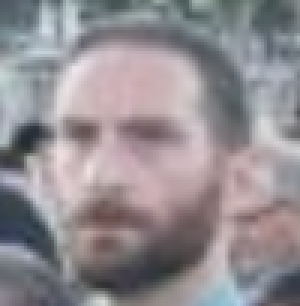
#> input picture images/wanted.png, 100 x 102 px (shown 3 times larger); the run also reads 1 picture not shown here
$ python main.py   (older library calls are emulated)
#> lines starting #> are read from the running program, lines starting #| are printed output that depends on the picture; after the words box and inside, x2 and y2 are one past the last pixel; in counts of white or black regions, pixels touching at a corner belong together
import cv2
import numpy as np

class ObjectDetector:
    def __init__(self):
        self.window_size = (64, 64)

    def blur_image(self, img, blur_size=5):
        """Smooths image to reduce noise and detail."""
        return cv2.GaussianBlur(img, (blur_size, blur_size), 0)

    def get_edge_map(self, img):
        """Extracts edges using Canny algorithm."""
        grayscale = cv2.cvtColor(img, cv2.COLOR_BGR2GRAY) if img.ndim == 3 else img
        return cv2.Canny(grayscale, 40, 120)

    def locate_contours(self, edges):
        """Identifies contours from the edges."""
        contours, _ = cv2.findContours(edges, cv2.RETR_LIST, cv2.CHAIN_APPROX_SIMPLE)
        return contours

    def detect_round_shapes(self, img):
        """Detects circular shapes via Hough Transform."""
        gray = cv2.cvtColor(img, cv2.COLOR_BGR2GRAY) if img.ndim == 3 else img
        circles = cv2.HoughCircles(gray, cv2.HOUGH_GRADIENT, dp=1, minDist=15,
                                   param1=45, param2=25, minRadius=8, maxRadius=80)
        return circles

    def calculate_hog(self, img):
        """Computes HOG (Histogram of Oriented Gradients) for the image."""
        gray = cv2.cvtColor(img, cv2.COLOR_BGR2GRAY) if img.ndim == 3 else img.copy()
        gray = cv2.resize(gray, self.window_size)

        grad_x = cv2.Sobel(gray, cv2.CV_32F, 1, 0, ksize=1)
        grad_y = cv2.Sobel(gray, cv2.CV_32F, 0, 1, ksize=1)

        magnitude = np.sqrt(grad_x**2 + grad_y**2)
        angle = np.arctan2(grad_y, grad_x) * 180 / np.pi % 180

        cell_dim = 16
        bins = 9
        histograms = []

        for y in range(0, gray.shape[0], cell_dim):
            for x in range(0, gray.shape[1], cell_dim):
                mag = magnitude[y:y+cell_dim, x:x+cell_dim]
                ang = angle[y:y+cell_dim, x:x+cell_dim]

                hist = np.zeros(bins)
                indices = (ang / 20).astype(int)
                for bin_idx in range(bins):
                    hist[bin_idx] = np.sum(mag[indices == bin_idx])

                histograms.extend(hist)

        return np.array(histograms)

    def match_template(self, search_img, template_img, similarity_threshold=0.55):
        print("Starting Detection Sequence...")

        results = {}

        print("- Blurring the images...")
        search_blur = self.blur_image(search_img)
        template_blur = self.blur_image(template_img)
        results['blurred'] = search_blur

        print("- Performing edge detection...")
        search_edge_map = self.get_edge_map(search_blur)
        template_edge_map = self.get_edge_map(template_blur)
        results['edges'] = search_edge_map

        print("- Detecting contours...")
        search_contours = self.locate_contours(search_edge_map)
        template_contours = self.locate_contours(template_edge_map)
        results['contours'] = search_contours

        print("- Searching for circular patterns...")
        found_circles = self.detect_round_shapes(search_blur)
        results['circles'] = found_circles

        print("- Calculating HOG descriptors...")
        template_hog = self.calculate_hog(template_img)

        top_match = None
        top_score = similarity_threshold

        print("- Initiating multi-scale search...")
        for scaling in np.linspace(0.6, 1.4, 7):
            resized_w = int(search_img.shape[1] * scaling)
            resized_h = int(search_img.shape[0] * scaling)
            scaled_img = cv2.resize(search_img, (resized_w, resized_h))

            shift = 16
            for j in range(0, resized_h - self.window_size[1], shift):
                for i in range(0, resized_w - self.window_size[0], shift):
                    roi = scaled_img[j:j+self.window_size[1], i:i+self.window_size[0]]

                    if roi.shape[:2] != self.window_size:
                        continue

                    hog_features = self.calculate_hog(roi)
                    score = np.dot(template_hog, hog_features) / (
                        np.linalg.norm(template_hog) * np.linalg.norm(hog_features))

                    if score > top_score:
                        top_score = score
                        top_match = (int(i / scaling), int(j / scaling),
                                     int(self.window_size[0] / scaling),
                                     int(self.window_size[1] / scaling), score)

        return top_match, results

def main():
    print("Loading images for analysis...")
    template_img = cv2.imread('images/wanted.png')
#> template_img is the input picture: shape (102, 100, 3); mean B, G, R 145.6, 141.2, 146.8
    search_img = cv2.imread('images/crowd.jpg')

    if search_img is None or template_img is None:
        print("Failed to load images.")
        return

    print(f"Processing search image of dimensions: {search_img.shape}")
#| Processing search image of dimensions: (340, 720, 3)
    print(f"Processing template image of dimensions: {template_img.shape}")
#| Processing template image of dimensions: (102, 100, 3)

    detector = ObjectDetector()
    match, intermediate_steps = detector.match_template(search_img, template_img)
#> in get_edge_map, `return cv2.Canny(grayscale, 40, 120)`:
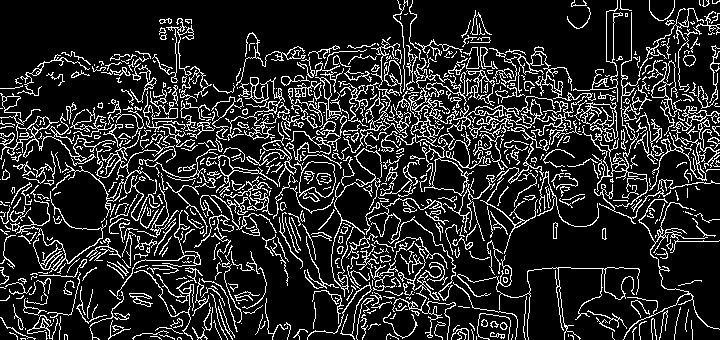
#> returned value: shape (340, 720); 16.1% white in thin lines or dots
#> in get_edge_map (call 2), `return cv2.Canny(grayscale, 40, 120)`:
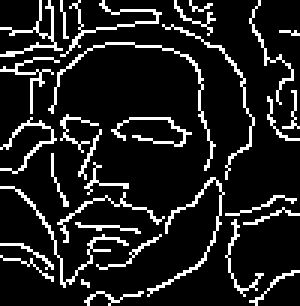
#> returned value: shape (102, 100) (shown 3 times larger); 12.6% white in thin lines or dots
#> in locate_contours, `contours, _ = cv2.findContours(edges, cv2.RETR_LIST, cv2.CHAIN_APPROX_..`: contours = 1041 contours, 823 with area under 20; largest, box (x1, y1, x2, y2) and area: (380, 46, 596, 241) 2980, (294, 161, 336, 202) 1004, (299, 161, 336, 198) 957, (432, 158, 467, 195) 804, (0, 93, 116, 162) 748
#> in match_template, `search_contours = self.locate_contours(search_edge_map)`: search_contours has the same summary as contours in locate_contours
#> in locate_contours (call 2), `contours, _ = cv2.findContours(edges, cv2.RETR_LIST, cv2.CHAIN_APPROX_..`: contours = 32 contours, 30 with area under 20; largest, box (x1, y1, x2, y2) and area: (49, 59, 75, 99) 23, (0, 62, 43, 96) 20
#> in match_template, `template_contours = self.locate_contours(template_edge_map)`: template_contours has the same summary as contours in locate_contours
#> in detect_round_shapes, `circles = cv2.HoughCircles(gray, cv2.HOUGH_GRADIENT, dp=1, minDist=15,..`: circles = 619 rows, first 8: [351.5, 209.5, 79.4], [179.5, 170.5, 78.3], [226.5, 235.5, 79.4], [176.5, 202.5, 79.4], [413.5, 176.5, 79.4], [323.5, 211.5, 79.4], [371.5, 182.5, 79.4], [328.5, 194.5, 79.4]
#> in match_template, `found_circles = self.detect_round_shapes(search_blur)`: found_circles has the same summary as circles in detect_round_shapes
#> in calculate_hog, `angle = np.arctan2(grad_y, grad_x) * 180 / np.pi % 180`:
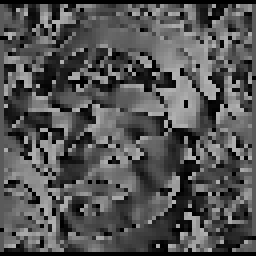
#> angle: shape (64, 64) float32 (shown 4 times larger); min 0, max 178.9, mean 83.8
#> after the loop in calculate_hog, `for y in range(0, gray.shape[0], cell_dim):`: histograms = 144 values, max 2229.9 at index 37, min 62.96 at index 132, mean 723.1
#> in match_template, `template_hog = self.calculate_hog(template_img)`: template_hog has the same summary as histograms in calculate_hog
#> the loop in match_template, `for scaling in np.linspace(0.6, 1.4, 7):` made 7 passes
#> (resized_w, resized_h) on passes 1 to 7: (432, 204), (528, 249), (624, 294), (720, 340), (816, 385), (912, 430), (1007, 475)
#> after the loop in match_template, `for scaling in np.linspace(0.6, 1.4, 7):`:
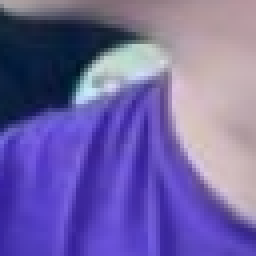
#> roi: shape (64, 64, 3) (shown 4 times larger); mean B, G, R 164.1, 99.6, 112.3
#> after the loop in match_template, `for scaling in np.linspace(0.6, 1.4, 7):`: top_match = (114, 102, 45, 45, 0.868); top_score = 0.868
#> match = (114, 102, 45, 45, 0.868); intermediate_steps = 4 items

    cv2.imshow('Template Preview', template_img)
    cv2.imshow('Blurred Search Image', intermediate_steps['blurred'])
    cv2.imshow('Edge Map', intermediate_steps['edges'])

    contour_display = np.zeros_like(search_img)
    cv2.drawContours(contour_display, intermediate_steps['contours'], -1, (0, 255, 255), 2)
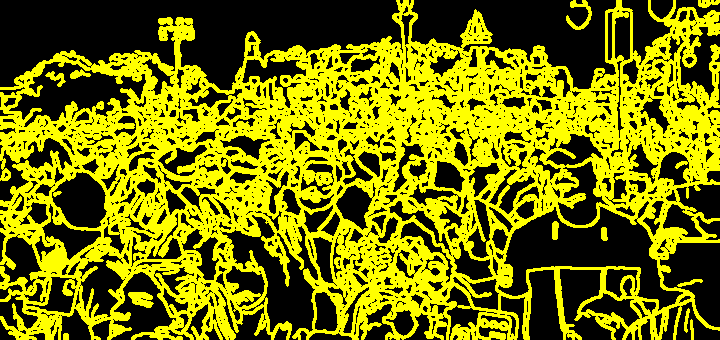
#> contour_display: shape (340, 720, 3); mean of channels 0, 1, 2 0, 122.1, 122.1; drawn as B, G, R
    cv2.imshow('Contour Detection', contour_display)

    circle_display = search_img.copy()
    if intermediate_steps['circles'] is not None:
        for circle in intermediate_steps['circles'][0]:
            x, y, r = circle
            cv2.circle(circle_display, (int(x), int(y)), int(r), (255, 128, 0), 2)
#> this loop made 619 passes
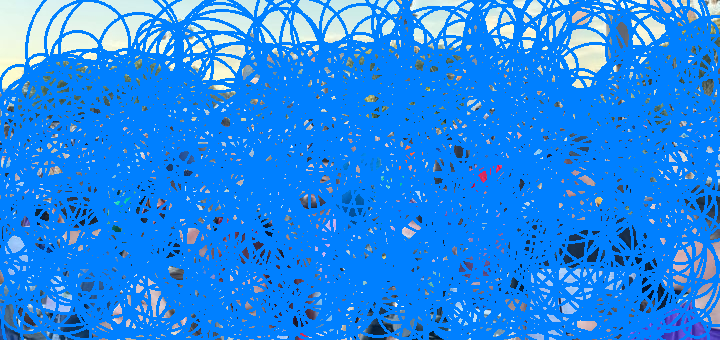
#> circle_display: shape (340, 720, 3); mean B, G, R 237.4, 136.9, 34.4
    cv2.imshow('Circle Highlights', circle_display)

    final_result = search_img.copy()
    if match:
        x, y, w, h, confidence = match
#> x = 114; y = 102; w = 45; h = 45; confidence = 0.868
        cv2.rectangle(final_result, (x, y), (x + w, y + h), (255, 0, 0), 2)
        cv2.putText(final_result, f"Match Found: {confidence*100:.0f}%", (x, y - 15),
                    cv2.FONT_HERSHEY_TRIPLEX, 0.8, (255, 0, 0), 2)
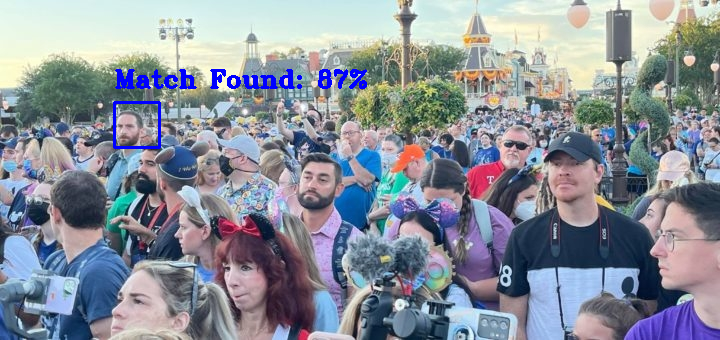
#> final_result: shape (340, 720, 3); mean B, G, R 153.8, 143.3, 137.3
    else:
        cv2.putText(final_result, "No Suitable Match Found", (10, 40),
                    cv2.FONT_HERSHEY_TRIPLEX, 0.9, (255, 0, 0), 2)

    cv2.imshow('Detection Result', final_result)

    print("Detection sequence complete. Press any key to exit.")
    cv2.waitKey(0)
    cv2.destroyAllWindows()

if __name__ == "__main__":
    main()
